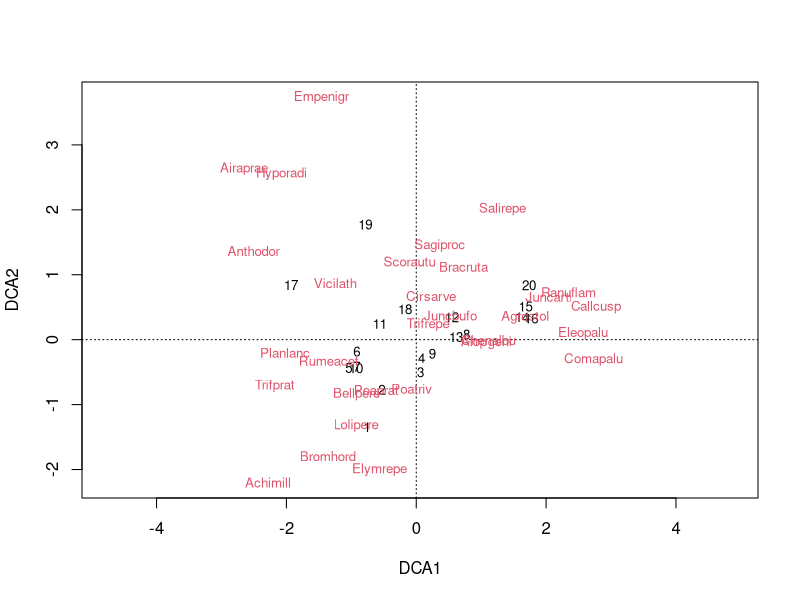
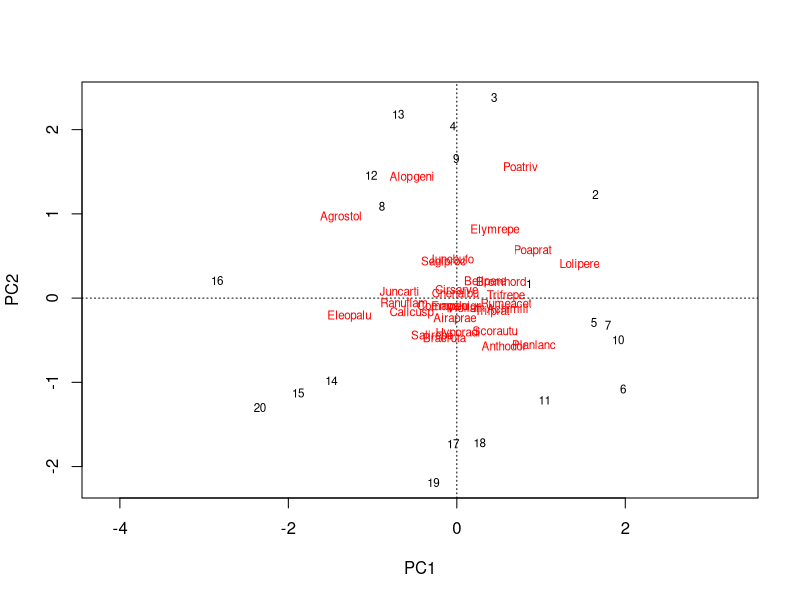
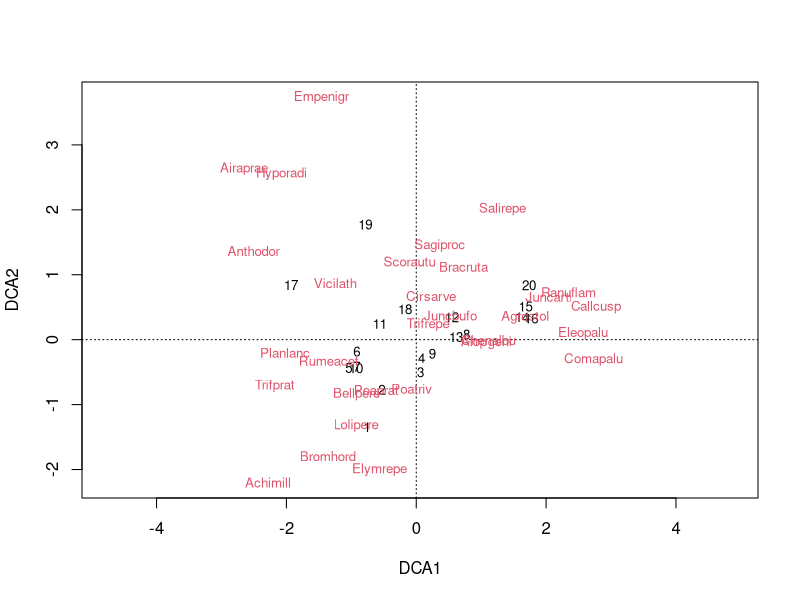
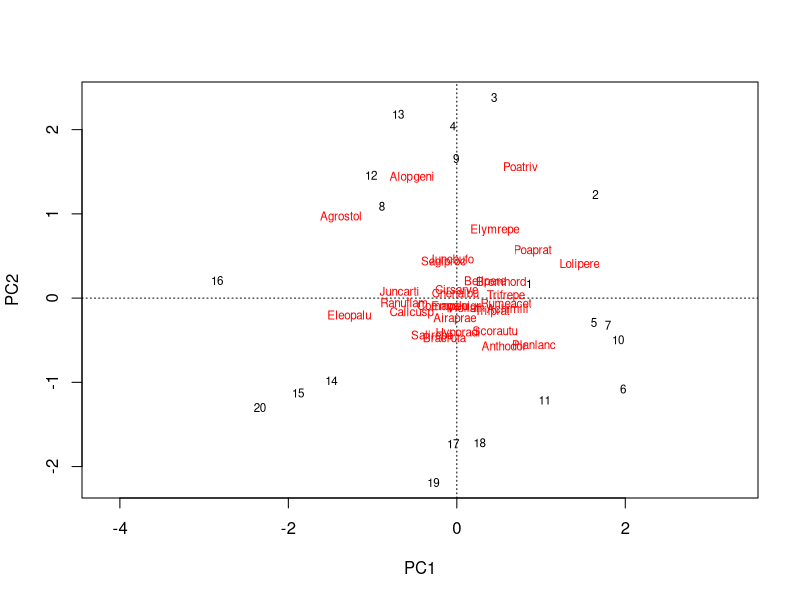

These figures' R source, in order:
# Code for performing multivariate analysis with community abundance matrices

# install.packages("vegan")
library(vegan)

data(dune)
head(dune)

# Multivariate analysis
multivar <- decorana(dune)
multivar

dcal1 = 3.7004
dcal2 = 3.1166 
dcal3 = 1.30055
dcal4 = 1.47888

total = dcal1 + dcal2 + dcal3 + dcal4
# or:
total <- sum(c(dcal1, dcal2, dcal3, dcal4))

percdca1 = dcal1 * 100 / total
percdca2 = dcal2 * 100 / total

percdca1 + percdca2

plot(multivar)

# Principal component analysis
multipca <- pca(dune)
plot(multipca)











multivar <- decorana(dune)
multivar

dca1l = 3.7004
dca2l = 3.1166
dca3l = 1.30055
dca4l = 1.47888

# get the percentage of the range detected (explained variability) by each axis

total = dca1l + dca2l + dca3l + dca4l

total = sum(c(dca1l, dca2l, dca3l, dca4l))

percdca1 = dca1l * 100 / total
percdca2 = dca2l * 100 / total

percdca1 + percdca2
#  71.03683

multipca <- pca(dune)

plot(multivar)
plot(multipca)
